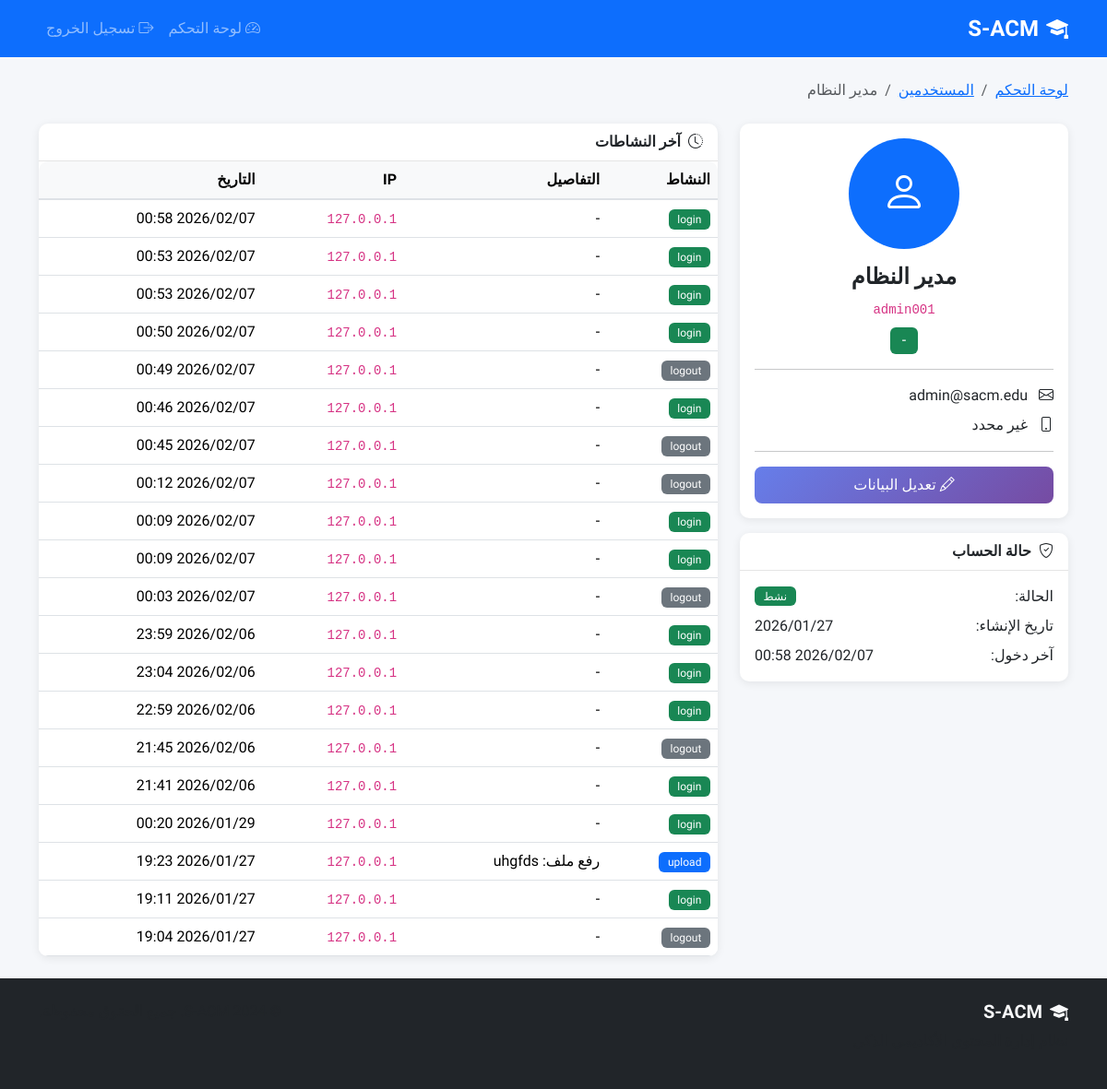
Page /accounts/admin/users/1/ (signed in) on the committed database.
### apps/accounts/models.py (models this page shows, shortened)
class User(AbstractBaseUser, PermissionsMixin):
    ACCOUNT_STATUS_CHOICES = [
        ('inactive', 'غير مفعّل'),
        ('active', 'مفعّل'),
        ('suspended', 'موقوف'),
    ]
    academic_id = models.CharField(
        max_length=50,
        unique=True,
        verbose_name='الرقم الأكاديمي/الوظيفي',
        help_text='الرقم الأكاديمي للطالب أو الرقم الوظيفي للموظف'
    )
    id_card_number = models.CharField(
        max_length=50,
        unique=True,
        verbose_name='رقم البطاقة الشخصية',
        help_text='يستخدم للتحقق من الهوية عند التفعيل'
    )
    full_name = models.CharField(
        max_length=150,
        verbose_name='الاسم الكامل'
    )
    email = models.EmailField(
        unique=True,
        blank=True,
        null=True,
        verbose_name='البريد الإلكتروني',
        help_text='يتم تعيينه عند التفعيل'
    )
    account_status = models.CharField(
        max_length=20,
        choices=ACCOUNT_STATUS_CHOICES,
        default='inactive',
        verbose_name='حالة الحساب'
    )
    role = models.ForeignKey(
        Role,
        on_delete=models.PROTECT,
        related_name='users',
        verbose_name='الدور',
        null=True,
        blank=True
    )
    major = models.ForeignKey(
        Major,
        on_delete=models.SET_NULL,
        related_name='students',
        verbose_name='التخصص',
        null=True,
        blank=True,
        help_text='للطلاب فقط'
    )
    level = models.ForeignKey(
        Level,
        on_delete=models.SET_NULL,
        related_name='students',
        verbose_name='المستوى',
        null=True,
        blank=True,
        help_text='للطلاب فقط'
    )
    is_staff = models.BooleanField(default=False, verbose_name='موظف')
    is_active = models.BooleanField(default=True, verbose_name='نشط')
    date_joined = models.DateTimeField(default=timezone.now, verbose_name='تاريخ الانضمام')
    last_login = models.DateTimeField(null=True, blank=True, verbose_name='آخر تسجيل دخول')
    profile_picture = models.ImageField(
        upload_to='profiles/',
        blank=True,
        null=True,
        verbose_name='صورة الملف الشخصي'
    )
    phone_number = models.CharField(
        max_length=20,
        blank=True,
        null=True,
        verbose_name='رقم الهاتف'
    )
    objects = UserManager()
    USERNAME_FIELD = 'academic_id'
    REQUIRED_FIELDS = ['full_name', 'id_card_number']
    class Meta:
        db_table = 'users'
        verbose_name = 'مستخدم'
        verbose_name_plural = 'المستخدمون'
        indexes = [
            models.Index(fields=['academic_id']),
            models.Index(fields=['email']),
            models.Index(fields=['account_status']),
        ]
    def is_admin(self):
        return self.role and self.role.code == Role.ADMIN
    def is_instructor(self):
        return self.role and self.role.code == Role.INSTRUCTOR
    def is_student(self):
        return self.role and self.role.code == Role.STUDENT

class UserActivity(models.Model):
    ACTIVITY_TYPES = [
        ('login', 'تسجيل دخول'),
        ('logout', 'تسجيل خروج'),
        ('upload', 'رفع ملف'),
        ('download', 'تحميل ملف'),
        ('view', 'عرض محتوى'),
        ('ai_summary', 'طلب تلخيص AI'),
        ('ai_questions', 'طلب أسئلة AI'),
        ('profile_update', 'تحديث الملف الشخصي'),
        ('password_change', 'تغيير كلمة المرور'),
    ]
    user = models.ForeignKey(
        User,
        on_delete=models.CASCADE,
        related_name='activities',
        verbose_name='المستخدم'
    )
    activity_type = models.CharField(
        max_length=50,
        choices=ACTIVITY_TYPES,
        verbose_name='نوع النشاط'
    )
    description = models.TextField(
        blank=True,
        null=True,
        verbose_name='وصف النشاط'
    )
    ip_address = models.GenericIPAddressField(
        blank=True,
        null=True,
        verbose_name='عنوان IP'
    )
    user_agent = models.TextField(
        blank=True,
        null=True,
        verbose_name='معلومات المتصفح'
    )
    activity_time = models.DateTimeField(
        auto_now_add=True,
        verbose_name='وقت النشاط'
    )
    file_id = models.PositiveIntegerField(
        blank=True,
        null=True,
        verbose_name='معرف الملف'
    )
    class Meta:
        db_table = 'user_activity'
        verbose_name = 'نشاط مستخدم'
        verbose_name_plural = 'أنشطة المستخدمين'
        ordering = ['-activity_time']
        indexes = [
            models.Index(fields=['user', 'activity_type']),
            models.Index(fields=['activity_time']),
        ]

### apps/accounts/views/admin.py (the view, shortened to what this page needs)
# urls.py: path('admin/users/<int:pk>/', views.UserDetailView.as_view(), name='admin_user_detail'),
class UserDetailView(LoginRequiredMixin, AdminRequiredMixin, View):
    template_name = 'admin_panel/users/detail.html'
    def get(self, request, pk):
        user = get_object_or_404(User, pk=pk)
        context = {
            'viewed_user': user,
            'activities': UserActivity.objects.filter(user=user).order_by('-activity_time')[:20],
        }
        if user.is_student():
            context['download_count'] = UserActivity.objects.filter(
                user=user, activity_type='download'
            ).count()
        return render(request, self.template_name, context)

### apps/accounts/views/mixins.py (called while the page is built)
    def test_func(self):
        return self.request.user.is_authenticated and self.request.user.is_admin()

### apps/core/context_processors.py (called while the page is built, shortened)
def site_settings(request):
    return {
        'SITE_NAME': 'S-ACM',
        'SITE_FULL_NAME': 'نظام إدارة المحتوى الأكاديمي الذكي',
        'SITE_VERSION': '1.0.0',
        'DEBUG': settings.DEBUG,
    }

def user_notifications(request):
    return {'unread_count': 0}

def user_role_info(request):
    if request.user.is_authenticated:
        role = request.user.role
        menu_items = getattr(request, 'menu_items', [])
        user_permissions = getattr(request, 'user_permissions', set())
        return {
            'user_role': role.display_name if role else None,
            'user_role_code': role.code if role else None,
            'is_admin': request.user.is_admin(),
            'is_instructor': request.user.is_instructor(),
            'is_student': request.user.is_student(),
            'menu_items': menu_items,
            'user_permissions': user_permissions,
            'has_perm': lambda p: '__all__' in user_permissions or p in user_permissions,
        }

def current_semester(request):
    from apps.accounts.models import Semester
    try:
        semester = Semester.objects.filter(is_current=True).first()
        return {
            'current_semester': semester
        }
    except:
        return {
            'current_semester': None
        }

### templates/admin_panel/users/detail.html (shortened to what this page needs)
{% extends 'base.html' %}
{% load static %}
{% block content %}
<nav aria-label="breadcrumb" class="mb-4">
    <ol class="breadcrumb">
        <li class="breadcrumb-item"><a href="{% url 'accounts:admin_dashboard' %}">لوحة التحكم</a></li>
        <li class="breadcrumb-item"><a href="{% url 'accounts:admin_user_list' %}">المستخدمين</a></li>
        <li class="breadcrumb-item active">{{ viewed_user.full_name|default:viewed_user.academic_id }}</li>
    </ol>
</nav>
<div class="row">
    <div class="col-lg-4 mb-4">
        <div class="card">
            <div class="card-body text-center">
                {% if viewed_user.profile_picture %}
                <img src="{{ viewed_user.profile_picture.url }}" class="rounded-circle mb-3" width="120" height="120" alt="صورة المستخدم">
                {% else %}
                <div class="bg-primary text-white rounded-circle d-inline-flex align-items-center justify-content-center mb-3" style="width: 120px; height: 120px; font-size: 48px;">
                    <i class="bi bi-person"></i>
                </div>
                {% endif %}
                <h4>{{ viewed_user.full_name|default:"بدون اسم" }}</h4>
                <p class="text-muted mb-2">
                    <code>{{ viewed_user.academic_id }}</code>
                </p>
                <span class="badge {% if viewed_user.role.role_name == 'admin' %}bg-danger{% elif viewed_user.role.role_name == 'instructor' %}bg-info{% else %}bg-success{% endif %} fs-6">
                    {{ viewed_user.role.role_name|default:"-" }}
                </span>
                <hr>
                <div class="text-start">
                    <p class="mb-2">
                        <i class="bi bi-envelope me-2"></i>
                        {{ viewed_user.email|default:"غير محدد" }}
                    </p>
                    <p class="mb-2">
                        <i class="bi bi-phone me-2"></i>
                        {{ viewed_user.phone_number|default:"غير محدد" }}
                    </p>
                </div>
                <hr>
                <div class="d-grid gap-2">
                    <a href="{% url 'accounts:admin_user_edit' viewed_user.pk %}" class="btn btn-primary">
                        <i class="bi bi-pencil me-1"></i>تعديل البيانات
                    </a>
                </div>
            </div>
        </div>
        <div class="card mt-3">
            <div class="card-header">
                <i class="bi bi-shield-check me-2"></i>حالة الحساب
            </div>
            <div class="card-body">
                <div class="d-flex justify-content-between align-items-center mb-2">
                    <span>الحالة:</span>
                    {% if viewed_user.account_status == 'active' %}
                    <span class="badge bg-success">نشط</span>
                    {% elif viewed_user.account_status == 'inactive' %}
                    <span class="badge bg-secondary">غير مفعّل</span>
                    {% elif viewed_user.account_status == 'suspended' %}
                    <span class="badge bg-danger">موقوف</span>
                    {% elif viewed_user.account_status == 'graduated' %}
                    <span class="badge bg-info">خريج</span>
                    {% else %}
                    <span class="badge bg-light text-dark">{{ viewed_user.account_status }}</span>
                    {% endif %}
                </div>
                <div class="d-flex justify-content-between align-items-center mb-2">
                    <span>تاريخ الإنشاء:</span>
                    <span>{{ viewed_user.date_joined|date:"Y/m/d" }}</span>
                </div>
                <div class="d-flex justify-content-between align-items-center">
                    <span>آخر دخول:</span>
                    <span>{{ viewed_user.last_login|date:"Y/m/d H:i"|default:"لم يسجل دخول" }}</span>
                </div>
            </div>
        </div>
    </div>
    <div class="col-lg-8">
        <div class="card">
            <div class="card-header">
                <i class="bi bi-clock-history me-2"></i>آخر النشاطات
            </div>
            <div class="card-body p-0">
                <div class="table-responsive">
                    <table class="table table-hover mb-0">
                        <thead>
                            <tr>
                                <th>النشاط</th>
                                <th>التفاصيل</th>
                                <th>IP</th>
                                <th>التاريخ</th>
                            </tr>
                        </thead>
                        <tbody>
                            {% for activity in activities %}
                            <tr>
                                <td>
                                    <span class="badge {% if activity.activity_type == 'login' %}bg-success{% elif activity.activity_type == 'logout' %}bg-secondary{% elif activity.activity_type == 'download' %}bg-info{% elif activity.activity_type == 'upload' %}bg-primary{% else %}bg-light text-dark{% endif %}">
                                        {{ activity.activity_type }}
                                    </span>
                                </td>
                                <td>{{ activity.description|default:"-"|truncatewords:8 }}</td>
                                <td><code>{{ activity.ip_address|default:"-" }}</code></td>
                                <td>{{ activity.activity_time|date:"Y/m/d H:i" }}</td>
                            </tr>
                            {% empty %}
                            <tr>
                                <td colspan="4" class="text-center py-4 text-muted">لا توجد نشاطات مسجلة</td>
                            </tr>
                            {% endfor %}
                        </tbody>
                    </table>
                </div>
            </div>
        </div>
    </div>
</div>
{% endblock %}

### static/css/style.css (style rules this page uses)
:root { --primary-color: #0d6efd; --secondary-color: #6c757d; --success-color: #198754; --danger-color: #dc3545; --warning-color: #ffc107; --info-color: #0dcaf0; --light-color: #f8f9fa; --dark-color: #212529; --font-family: 'Tajawal', sans-serif; }
body { font-family: var(--font-family); background-color: #f5f7fa; min-height: 100vh; display: flex; flex-direction: column; }
h1, h2, h3, h4, h5, h6 { font-weight: 700; }
.card { border: none; border-radius: 10px; box-shadow: 0 2px 10px rgba(0, 0, 0, 0.08); transition: transform 0.2s, box-shadow 0.2s; }
.card-header { background-color: transparent; border-bottom: 1px solid rgba(0, 0, 0, 0.1); font-weight: 600; }
.btn { border-radius: 8px; padding: 0.5rem 1.25rem; font-weight: 500; }
.btn-primary { background: linear-gradient(135deg, #667eea 0%, #764ba2 100%); border: none; }
.table { background-color: white; border-radius: 10px; overflow: hidden; }
.table thead th { background-color: #f8f9fa; border-bottom: 2px solid #dee2e6; font-weight: 600; }
.badge { font-weight: 500; padding: 0.4em 0.8em; }

### rows in the picture
User: full_name "مدير النظام", academic_id "admin001", role.role_name "-", email "admin@sacm.edu", phone_number "غير محدد", date_joined "2026/01/27", last_login "2026/02/07 00:58"
UserActivity: activity_type "login", description "-", ip_address "127.0.0.1", activity_time "2026/02/07 00:58"
UserActivity: activity_type "login", description "-", ip_address "127.0.0.1", activity_time "2026/02/07 00:53"
UserActivity: activity_type "login", description "-", ip_address "127.0.0.1", activity_time "2026/02/07 00:53"
UserActivity: activity_type "login", description "-", ip_address "127.0.0.1", activity_time "2026/02/07 00:50"
UserActivity: activity_type "logout", description "-", ip_address "127.0.0.1", activity_time "2026/02/07 00:49"
UserActivity: activity_type "login", description "-", ip_address "127.0.0.1", activity_time "2026/02/07 00:46"
UserActivity: activity_type "logout", description "-", ip_address "127.0.0.1", activity_time "2026/02/07 00:45"
UserActivity: activity_type "logout", description "-", ip_address "127.0.0.1", activity_time "2026/02/07 00:12"
UserActivity: activity_type "login", description "-", ip_address "127.0.0.1", activity_time "2026/02/07 00:09"
UserActivity: activity_type "login", description "-", ip_address "127.0.0.1", activity_time "2026/02/07 00:09"
UserActivity: activity_type "logout", description "-", ip_address "127.0.0.1", activity_time "2026/02/07 00:03"
UserActivity: activity_type "login", description "-", ip_address "127.0.0.1", activity_time "2026/02/06 23:59"
UserActivity: activity_type "login", description "-", ip_address "127.0.0.1", activity_time "2026/02/06 23:04"
UserActivity: activity_type "login", description "-", ip_address "127.0.0.1", activity_time "2026/02/06 22:59"
UserActivity: activity_type "logout", description "-", ip_address "127.0.0.1", activity_time "2026/02/06 21:45"
UserActivity: activity_type "login", description "-", ip_address "127.0.0.1", activity_time "2026/02/06 21:41"
UserActivity: activity_type "login", description "-", ip_address "127.0.0.1", activity_time "2026/01/29 00:20"
UserActivity: activity_type "upload", description "رفع ملف: uhgfds", ip_address "127.0.0.1", activity_time "2026/01/27 19:23"
UserActivity: activity_type "login", description "-", ip_address "127.0.0.1", activity_time "2026/01/27 19:11"
UserActivity: activity_type "logout", description "-", ip_address "127.0.0.1", activity_time "2026/01/27 19:04"
